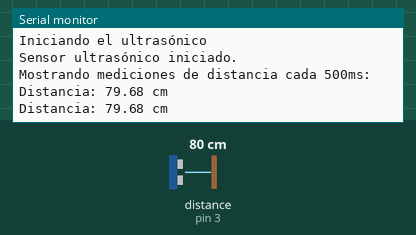
Simulated run of this sketch. Board: Arduino Uno, built with avr-gcc and run on an emulated ATmega328P. Parts: the last lines printed to the serial monitor. Wiring (inferred from the names in the program): ultrasonic range finder: trigger pin 2; echo pin 3. The inputs (shaded band) are chosen by the test bench; at power-on: distance to the obstacle (sensor on pin 3) 80 cm. The echo pulse lasts 58.3 µs per cm.

Above: at 1.8 s.
1.9 s: distance to the obstacle (sensor on pin 3) set to 2 cm
At 2.9 s:
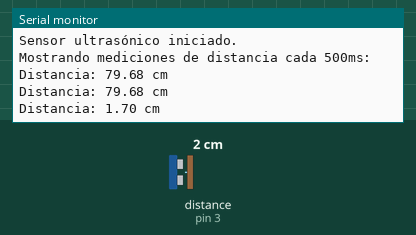
3.4 s: distance to the obstacle (sensor on pin 3) set to 4 cm
At 4.9 s:
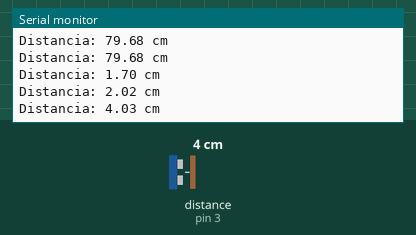
Timing chart, 0 to 6.4 s (numbered marks = the images above; inputs shaded):
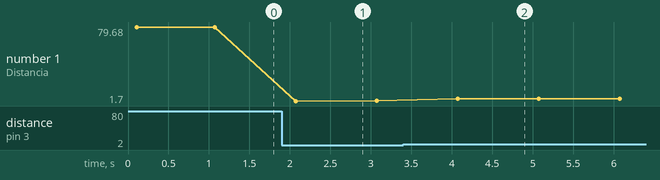

Measured:
- after the input at 1.9 s, the serial monitor: prints a new line after 0.17 s (image 1)
- after the input at 3.4 s, the serial monitor: prints a new line after 0.67 s (image 2)
- plotted number 1: 79.68 → 2.02 after the input at 1.9 s, 2.02 → 4.03 after the input at 3.4 s

The sketch:

sensor_ultrasonico.ino
```cpp
const int TRIG = 2;
const int ECHO = 3;

size_t duracion;
float distancia;
float distanciaEnCm;

void setup() {
  Serial.begin(9600);
  Serial.println("Iniciando el ultrasónico");

  pinMode(TRIG, OUTPUT);
  pinMode(ECHO, INPUT);

  digitalWrite(TRIG, LOW);

  Serial.println("Sensor ultrasónico iniciado.");
  Serial.println("Mostrando mediciones de distancia cada 500ms:");

}

void loop() {

  digitalWrite(TRIG, LOW);
  delayMicroseconds(2);
  digitalWrite(TRIG, HIGH);
  delayMicroseconds(10);
  digitalWrite(TRIG, LOW);

  duracion = pulseIn(ECHO, HIGH);
  distanciaEnCm = (duracion * 0.0343) / 2;

  Serial.print("Distancia: ");
  Serial.print(distanciaEnCm);
  Serial.println(" cm");

  delay(1000);
}
```
